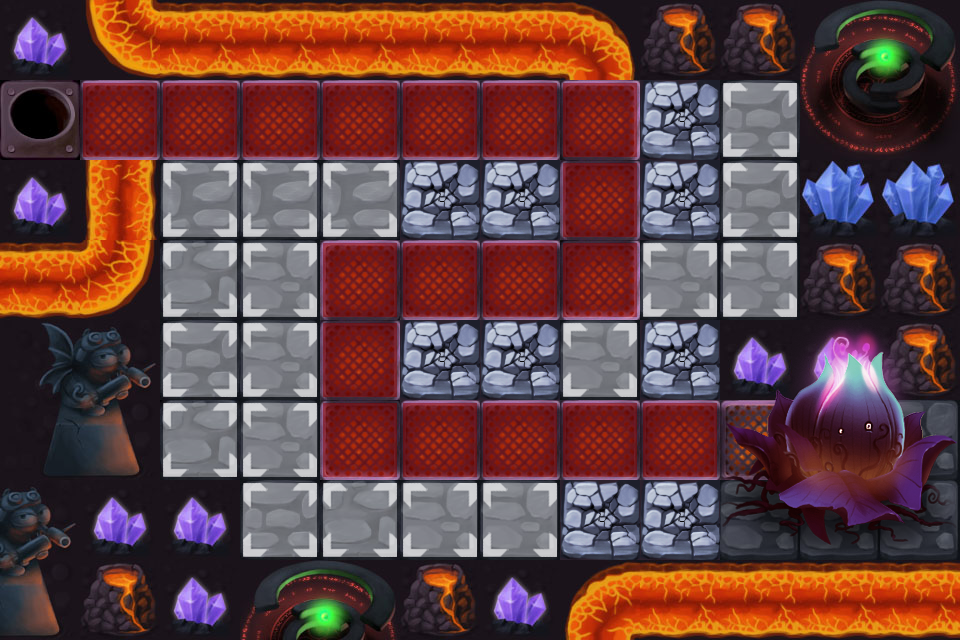

The image is a tile-based game level rendered from a .tmx file. Its description and source (layers, tilesets, objects; grid data summarised) follow:
An orthogonal 12x8 tile map with 80x80 px tiles, 5 tile layers (BACKGROUND1, SEEDLAYER, Meta, Towerface, ...), 6 tilesets and 8 objects (WayPoint00, RapidSoliderPos, WayPoint01, WayPoint02, WayPoint03, ...).

<map version="1.0" orientation="orthogonal" width="12" height="8" tilewidth="80" tileheight="80">
 <tileset firstgid="1" name="build" tilewidth="80" tileheight="80">
  <image source="build.png" width="80" height="80" />
  <tile id="0">
   <properties>
    <property name="buildable" value="1" />
   </properties>
  </tile>
 </tileset>
 <tileset firstgid="2" name="road" tilewidth="80" tileheight="80">
  <image source="road.png" width="80" height="80" />
  <tile id="0">
   <properties>
    <property name="skillable" value="1" />
   </properties>
  </tile>
 </tileset>
 <tileset firstgid="3" name="rebuild_4" tilewidth="80" tileheight="80">
  <image source="rebuild_4.png" width="400" height="160" />
  <tile id="0">
   <properties>
    <property name="rebuildable" value="31" />
   </properties>
  </tile>
  <tile id="1">
   <properties>
    <property name="rebuildable" value="32" />
   </properties>
  </tile>
  <tile id="2">
   <properties>
    <property name="rebuildable" value="33" />
   </properties>
  </tile>
  <tile id="3">
   <properties>
    <property name="rebuildable" value="34" />
   </properties>
  </tile>
  <tile id="4">
   <properties>
    <property name="rebuildable" value="35" />
   </properties>
  </tile>
  <tile id="5">
   <properties>
    <property name="rebuildable" value="36" />
   </properties>
  </tile>
  <tile id="6">
   <properties>
    <property name="rebuildable" value="37" />
   </properties>
  </tile>
  <tile id="7">
   <properties>
    <property name="rebuildable" value="38" />
   </properties>
  </tile>
  <tile id="8">
   <properties>
    <property name="rebuildable" value="39" />
   </properties>
  </tile>
  <tile id="9">
   <properties>
    <property name="rebuildable" value="40" />
   </properties>
  </tile>
 </tileset>
 <tileset firstgid="13" name="41" tilewidth="80" tileheight="80">
  <image source="41.png" width="480" height="480" />
 </tileset>
 <tileset firstgid="49" name="42" tilewidth="80" tileheight="80">
  <image source="42.png" width="240" height="240" />
 </tileset>
 <tileset firstgid="58" name="4geduan" tilewidth="80" tileheight="80">
  <image source="4geduan.png" width="160" height="240" />
 </tileset>
 <layer name="BACKGROUND1" width="12" height="8">
  <data>[96 cells, 96 non-empty, 28 distinct tile ids]</data>
 </layer>
 <layer name="SEEDLAYER" width="12" height="8">
  <data>[96 cells, 9 non-empty, 9 distinct tile ids]</data>
 </layer>
 <layer name="Meta" width="12" height="8">
  <data>[96 cells, 27 non-empty, 1 distinct tile ids]</data>
 </layer>
 <layer name="Towerface" width="12" height="8">
  <data>[96 cells, 18 non-empty, 1 distinct tile ids]</data>
 </layer>
 <layer name="Rebuild" width="12" height="8">
  <data>[96 cells, 9 non-empty, 1 distinct tile ids]</data>
 </layer>
 <objectgroup name="Objects" width="12" height="8">
  <object name="WayPoint00" x="40" y="120" />
  <object name="RapidSoliderPos" x="40" y="200" />
  <object name="WayPoint01" x="600" y="120" />
  <object name="WayPoint02" x="600" y="280" />
  <object name="WayPoint03" x="360" y="280" />
  <object name="WayPoint04" x="360" y="440" />
  <object name="WayPoint05" x="760" y="440" />
  <object name="SeedsPos" x="920" y="360" />
 </objectgroup>
</map>